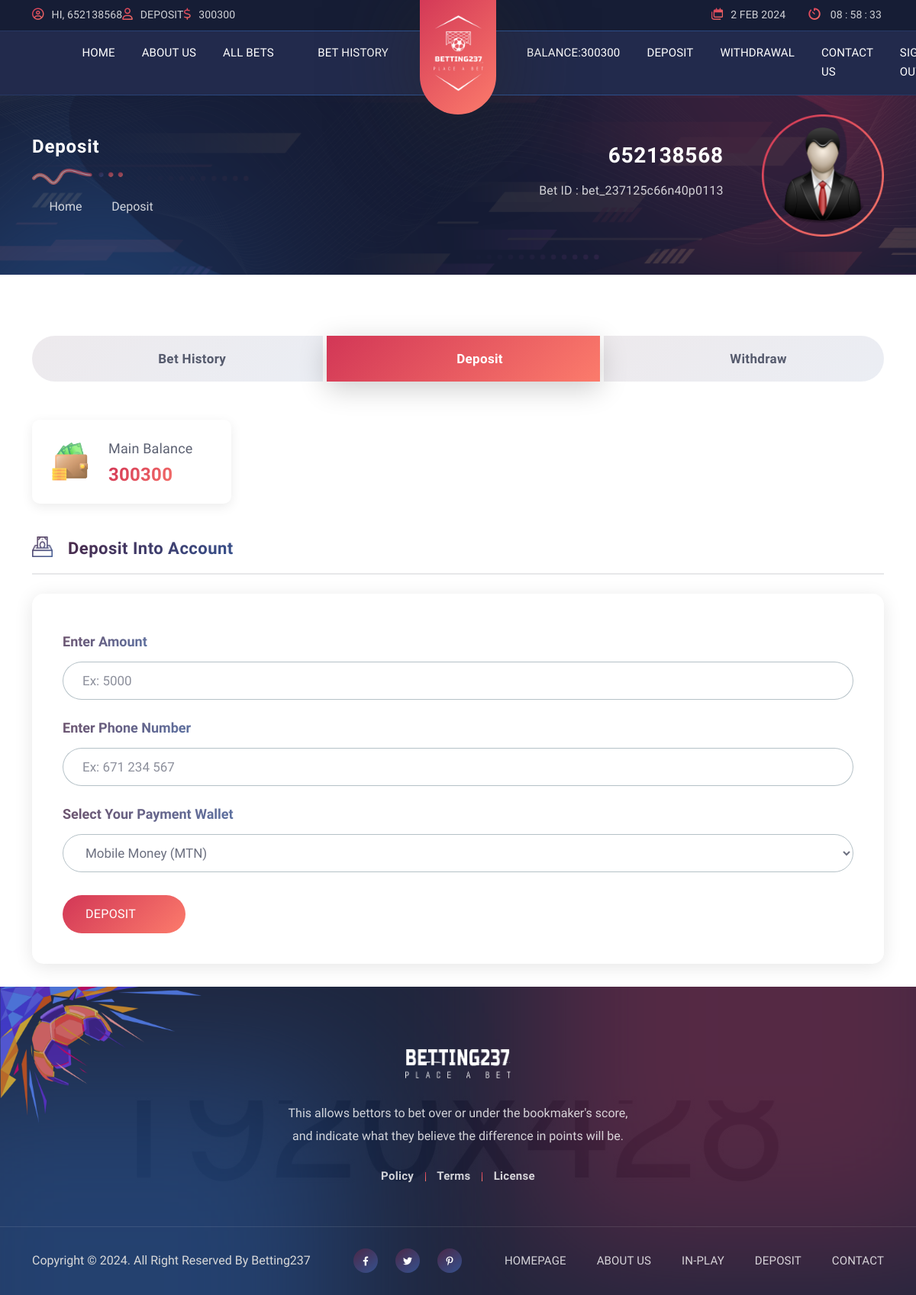
/deposit/ (signed in), run on an earlier commit of the app's database.
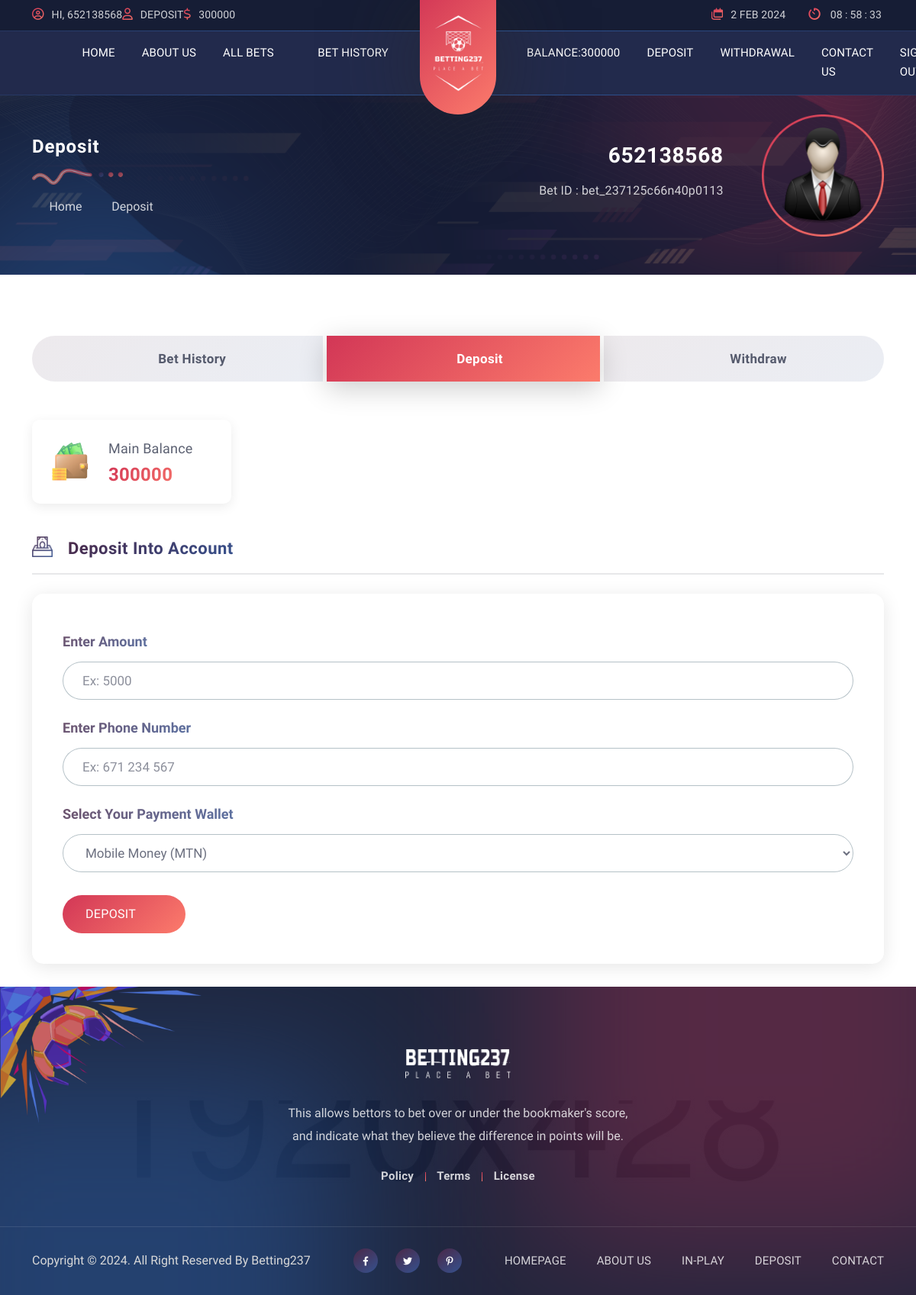
And on a later commit of the database.
### server/models.py (models this page shows, shortened)
class User(AbstractUser):
    phone_number= models.CharField(max_length=50, blank=True, null=True)
    account_balance = models.IntegerField(default=0, blank=True, null=True)
    can_withdraw = models.BooleanField(default= True)

### server/views.py (the view, shortened to what this page needs)
# urls.py: path('deposit/', views.deposit_view, name='deposit'),
@login_required(login_url='/login/')
def deposit_view(request):
    home = request.GET.get('server:home')
    form = PaymentForm(request.POST or None)
    context = {
        'form': form,
    }
    return render(request, "dashboard-deposit.html", context )

### server/forms.py (shortened to what this page needs)
class PaymentForm(forms.Form):
    phoneNumber = forms.CharField(required=True,widget=forms.TextInput(attrs={ 'placeholder':'Ex: 671 234 567'}))
    amount = forms.IntegerField(required=True,widget=forms.TextInput(attrs={ 'placeholder':'Ex: 5000'}))
    payment_method = forms.ChoiceField(label='Select your Payment Method', choices=PAYMENT_CHOICES, widget=forms.Select(attrs={'class': 'dropdown-toggle', 'id': 'wallet-select', 'data-bs-toggle': 'dropdown', "aria-expanded":"false"}))

### server/templates/dashboard-deposit.html (shortened to what this page needs)
{% extends "dashboard-base.html" %}
{% load static %}
{% block content %}
        <div class="container">
            <div class="d-xl-block d-none">
                <div class="db-menu">
                    <ul class="nav nav-pills">
                        <li class="nav-item">
                            <a class="nav-link " href="{% url 'server:bet-history' %}">
                                bet history</a>
                        </li>
                        <li class="nav-item">
                            <a class="nav-link active" href="{% url 'server:deposit' %}">
                                deposit</a>
                        </li>
                        <li class="nav-item">
                            <a class="nav-link" href="{% url 'server:withdraw' %}">
                                withdraw <span class="d-xxl-inline d-xl-none">funds</span></a>
                        </li>
                    </ul>
                </div>
            </div>
        </div>
        <div class="dashboard-statics">
            <div class="container">
                <div class="row g-lg-4 g-2">
                    <div class="col-xl-3 col-lg-4 col-md-4 col-sm-6 col-6">
                        <div class="single-statics">
                            <div class="part-icon">
                                <img src="{% static 'assets-2/img/db-statics/image-1.png' %}" alt="">
                            </div>
                            <div class="part-text">
                                <span class="text">Main balance</span>
                                <span class="descr">{{ request.user.account_balance }} </span>
                            </div>
                        </div>
                    </div>
                </div>
            </div>
        </div>
        <div class="db-elements">
            <div class="container">
                <div class="row">
                    <div class="col-xl-12 col-lg-12">
                        <div class="single-db-element mb-0">
                            <h4 class="title">
                                <span class="icon wallet">
                                    <img src="{% static 'assets-2/img/icon/wallet-deposit.png' %}" alt="">
                                </span>
                                <span class="text">deposit into Account</span>
                            </h4>
                            <div class="part-form">
                                <form method="POST" >
                                    <div class="row">
                                        <div class="col-xl-12 col-lg-12 col-md-12">
                                            <label for="deposit_first_name" class="form-label"><span>Enter amount</span></label>
                                            {{ form.amount }}
                                        </div>
                                        <div class="col-xl-12 col-lg-12 col-md-12">
                                            <label for="deposit_first_name" class="form-label"><span>Enter Phone Number</span></label>
                                            {{ form.phoneNumber }}
                                        </div>
                                        <div class="col-xl-12 col-lg-12 col-md-12">
                                            <label class="form-label"><span>Select your payment wallet</span></label>
                                            <div class="dropdown select-list wallet-select">
                                                    {{ form.payment_method }}
                                            </div>
                                        </div>
                                    </div>
                                    <button class="prd-btn-1">
                                        deposit <i class="fa-duotone fa-arrow-right"></i>
                                    </button>
                                </form>
                            </div>
                        </div>
                    </div>
                </div>
            </div>
        </div>
{% endblock content %}

### server/templates/dashboard-base.html (shortened to what the changed rows need)
{% load static %}
<!DOCTYPE html>
<html lang="zxx">
    <head>
        <link rel="stylesheet" href="{% static 'assets-2/css/bootstrap.min.css' %}">
        <link rel="stylesheet" href="{% static 'assets-2/css/all.min.css' %}">
        <link rel="stylesheet" href="{% static 'assets-2/css/owl.carousel.min.css' %}">
        <link rel="stylesheet" href="{% static 'assets-2/css/style.css' %}">
    </head>
    <body>
               <div class="header animated">
                <div class="top-bar">
                    <div class="container">
                        <div class="row justify-content-between">
                            <div class="col-xl-5 col-lg-5 col-md-7">
                                <div class="left-side">
                                    <div class="single-bar">
                                        <a class="dashboard-overview" href="{% url 'server:register' %}">
                                            {% if request.user.is_authenticated %}
                                            <span class="part-text">hi, <span class="user-name">{{ user.username }}</span></span>
                                            <div class="single-bar">
                                                <a class="dashboard-overview" href="{% url 'server:deposit' %}">
                                                    <span class="part-icon">
                                                        <i class="fa-regular fa-user"></i>
                                                    </span>
                                                    <span class="part-text">Deposit</span>
                                                </a>
                                            </div>
                                            <div class="single-bar">
                                                <a class="dashboard-overview" href="mailto: abc@example.com">
                                                    <span class="part-icon">
                                                        <i class="fa-regular fa-dollar"></i>
                                                    </span>
                                                    <span class="part-text">{{request.user.account_balance}}</span>
                                                </a>
                                            </div>
                                            {% else %}
                                            <span class="part-text">Hey, <span class="user-name">Sign Up or Log in</span></span>
                                            {% endif %}
                                        </a>
                                    </div>
                                </div>
                            </div>
                        </div>
                    </div>
                </div>
                <div class="mainmenu">
                    <div class="container">
                        <nav class="navbar navbar-expand-lg">
                            <div class="collapse navbar-collapse" id="navbarSupportedContent">
                                <div class="scalation">
                                    <div class="row">
                                        <div class="col-xl-5 col-lg-5">
                                            <ul class="navbar-nav nn-right">
                                                {% if request.user.is_authenticated %}
                                                <li class="nav-item">
                                                    <a class="nav-link" href="#">Balance:{{ request.user.account_balance }}</a>
                                                </li>
                                                <li class="nav-item">
                                                    <a class="nav-link" href="{% url 'server:deposit' %}">Deposit</a>
                                                </li>
                                                <li class="nav-item">
                                                    <a class="nav-link" href="{% url 'server:withdraw' %}">Withdrawal</a>
                                                </li>
                                                <li class="nav-item">
                                                <li class="nav-item">
                                                    <a class="nav-link" href="{% url 'server:contact' %}">Contact Us</a>
                                                </li>
                                                <li class="nav-item">
                                                    <a class="nav-link" href="{% url 'server:logout' %}">Sign Out</a>
                                                </li>
                                                {% endif %}
                                            </ul>
                                        </div>
                                    </div>
                                </div>
                            </div>
                        </nav>
                    </div>
                </div>
            </div>
        <div class="dashboard-header">
            <div class="container">
                <div class="row align-items-center">
                    <div class="col-xl-6 col-lg-4 order-lg-0 order-2">
                        <div class="db-breadcrumb">
                            <h2 class="page-name">
                                deposit
                            </h2>
                        </div>
                    </div>
                    <div class="col-xl-6 col-lg-8">
                        <div class="part-user">
                            <div class="user-info">
                                <span class="user-name">{{ request.user.username }}</span>
                                <div class="user-bet-id">
                                    <span class="text">Bet ID :</span>
                                    <span class="descr"> bet_237125c66n40p01{{ request.user.id }}</span>
                                </div>
                            </div>
                        </div>
                    </div>
                </div>
            </div>
        </div>
        {% block content %}
	    {% endblock content %}
</body>
</html>

What changed in the data, as far as the page shows it:
changed User id 13: user.account_balance "300300" → "300000"
